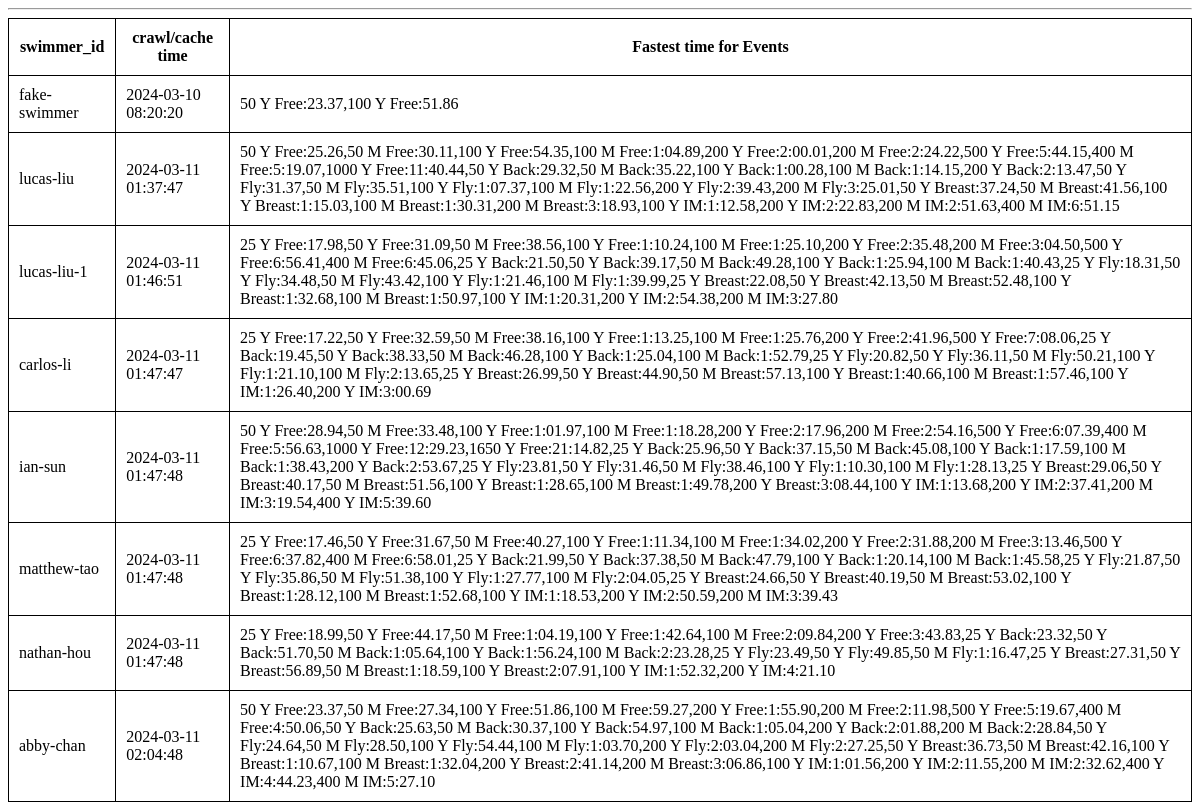
/testdb/, run on an earlier commit of the app's database.
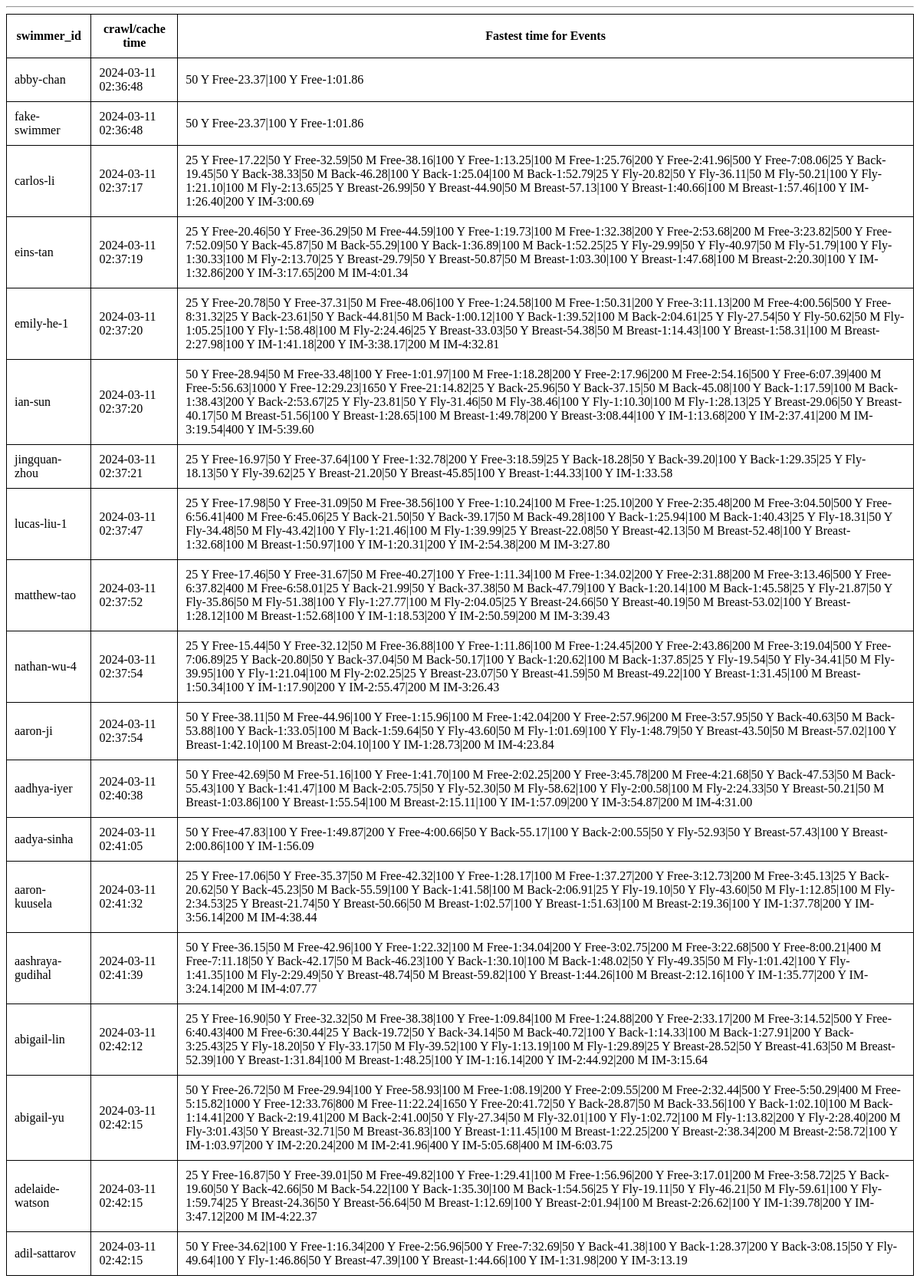
And on a later commit of the database.
### tables this page shows
CREATE TABLE swimmers (
    id TEXT PRIMARY KEY,
    fastest_time TEXT NOT NULL,
    crawl_date TIMESTAMP NOT NULL DEFAULT CURRENT_TIMESTAMP
);

### app.py (the view)
@app.route('/cache/')
@app.route('/cachedb/')
@app.route('/dbcache/')
@app.route('/db/')
@app.route('/testdb/')
def testdb():
  conn = sqlite3.connect('swimmers.db')
  conn.row_factory = sqlite3.Row
  swimmers = conn.execute('SELECT * FROM swimmers').fetchall()
  conn.close()
  return render_template('testdb.html', swimmers=swimmers)

### app.py (called while the page is built)
@app.context_processor
def utility_processor():
    def compare_time(time1: str, time2: str) -> bool:
        if time1 == '' or time2 == '': return False
        timeint1 = int(time1.replace(':','').replace('.',''))
        timeint2 = int(time2.replace(':','').replace('.',''))
        return timeint1 < timeint2
    return dict(compare_time=compare_time)

### templates/testdb.html (shortened to what this page needs)
<!DOCTYPE html>
<html lang="en">
<head>
</head>
<body>
    <hr>
    <div class="content">
      {% block content %}
      <table>
      <tr><th>swimmer_id</th><th>crawl/cache time</th><th>Fastest time for Events</th></tr>
      {% for swimmer in swimmers %}
        <tr>
          <td>{{ swimmer['id'] }} </td> <td>{{ swimmer['crawl_date'] }} </td> <td>{{ swimmer['fastest_time'] }} </td>
        </tr>
      {% endfor %}
      </table>
      {% endblock %}
    </div>
</body>
</html>

### templates/testdb.html (style rules this page uses)
table, th, td { border: 1px solid black; border-collapse: collapse; padding: 10px; }

What changed in the data, as far as the page shows it:
removed swimmers: id "lucas-liu", crawl_date "2024-03-11 01:37:47", fastest_time "50 Y Free:25.26,50 M Free:30.11,100 Y Free:54.35,100 M Free:1:04.89,200 Y Free:2:00.01,200 M Free:2:24.22,500 Y Free:5:44.15,400 M Free:5:19.07,1000 Y Free:11:40.44,50 Y Back:29.32,50 M Back:35.22,100 Y Back:1:00.28,100 M Back:1:14.15,200 Y Back:2:13.47,50 Y Fly:31.37,50 M Fly:35.51,100 Y Fly:1:07.37,100 M Fly:1:22.56,200 Y Fly:2:39.43,200 M Fly:3:25.01,50 Y Breast:37.24,50 M Breast:41.56,100 Y Breast:1:15.03,100 M Breast:1:30.31,200 M Breast:3:18.93,100 Y IM:1:12.58,200 Y IM:2:22.83,200 M IM:2:51.63,400 M IM:6:51.15"
removed swimmers: id "nathan-hou", crawl_date "2024-03-11 01:47:48", fastest_time "25 Y Free:18.99,50 Y Free:44.17,50 M Free:1:04.19,100 Y Free:1:42.64,100 M Free:2:09.84,200 Y Free:3:43.83,25 Y Back:23.32,50 Y Back:51.70,50 M Back:1:05.64,100 Y Back:1:56.24,100 M Back:2:23.28,25 Y Fly:23.49,50 Y Fly:49.85,50 M Fly:1:16.47,25 Y Breast:27.31,50 Y Breast:56.89,50 M Breast:1:18.59,100 Y Breast:2:07.91,100 Y IM:1:52.32,200 Y IM:4:21.10"
changed swimmers "abby-chan": crawl_date "2024-03-11 02:04:48" → "2024-03-11 02:36:48"; fastest_time "50 Y Free:23.37,50 M Free:27.34,100 Y Free:51.86,100 M Free:59.27,200 Y Free:1:55.90,200 M Free:2:11.98,500 Y Free:5:19.67,400 M Free:4:50.06,50 Y Back:25.63,50 M Back:30.37,100 Y Back:54.97,100 M Back:1:05.04,200 Y Back:2:01.88,200 M Back:2:28.84,50 Y Fly:24.64,50 M Fly:28.50,100 Y Fly:54.44,100 M Fly:1:03.70,200 Y Fly:2:03.04,200 M Fly:2:27.25,50 Y Breast:36.73,50 M Breast:42.16,100 Y Breast:1:10.67,100 M Breast:1:32.04,200 Y Breast:2:41.14,200 M Breast:3:06.86,100 Y IM:1:01.56,200 Y IM:2:11.55,200 M IM:2:32.62,400 Y IM:4:44.23,400 M IM:5:27.10" → "50 Y Free-23.37|100 Y Free-1:01.86"; moves up the list
changed swimmers "fake-swimmer": crawl_date "2024-03-10 08:20:20" → "2024-03-11 02:36:48"; fastest_time "50 Y Free:23.37,100 Y Free:51.86" → "50 Y Free-23.37|100 Y Free-1:01.86"
changed swimmers "carlos-li": crawl_date "2024-03-11 01:47:47" → "2024-03-11 02:37:17"; fastest_time "25 Y Free:17.22,50 Y Free:32.59,50 M Free:38.16,100 Y Free:1:13.25,100 M Free:1:25.76,200 Y Free:2:41.96,500 Y Free:7:08.06,25 Y Back:19.45,50 Y Back:38.33,50 M Back:46.28,100 Y Back:1:25.04,100 M Back:1:52.79,25 Y Fly:20.82,50 Y Fly:36.11,50 M Fly:50.21,100 Y Fly:1:21.10,100 M Fly:2:13.65,25 Y Breast:26.99,50 Y Breast:44.90,50 M Breast:57.13,100 Y Breast:1:40.66,100 M Breast:1:57.46,100 Y IM:1:26.40,200 Y IM:3:00.69" → "25 Y Free-17.22|50 Y Free-32.59|50 M Free-38.16|100 Y Free-1:13.25|100 M Free-1:25.76|200 Y Free-2:41.96|500 Y Free-7:08.06|25 Y Back-19.45|50 Y Back-38.33|50 M Back-46.28|100 Y Back-1:25.04|100 M Back-1:52.79|25 Y Fly-20.82|50 Y Fly-36.11|50 M Fly-50.21|100 Y Fly-1:21.10|100 M Fly-2:13.65|25 Y Breast-26.99|50 Y Breast-44.90|50 M Breast-57.13|100 Y Breast-1:40.66|100 M Breast-1:57.46|100 Y IM-1:26.40|200 Y IM-3:00.69"
added swimmers: id "eins-tan", crawl_date "2024-03-11 02:37:19", fastest_time "25 Y Free-20.46|50 Y Free-36.29|50 M Free-44.59|100 Y Free-1:19.73|100 M Free-1:32.38|200 Y Free-2:53.68|200 M Free-3:23.82|500 Y Free-7:52.09|50 Y Back-45.87|50 M Back-55.29|100 Y Back-1:36.89|100 M Back-1:52.25|25 Y Fly-29.99|50 Y Fly-40.97|50 M Fly-51.79|100 Y Fly-1:30.33|100 M Fly-2:13.70|25 Y Breast-29.79|50 Y Breast-50.87|50 M Breast-1:03.30|100 Y Breast-1:47.68|100 M Breast-2:20.30|100 Y IM-1:32.86|200 Y IM-3:17.65|200 M IM-4:01.34"
added swimmers: id "emily-he-1", crawl_date "2024-03-11 02:37:20", fastest_time "25 Y Free-20.78|50 Y Free-37.31|50 M Free-48.06|100 Y Free-1:24.58|100 M Free-1:50.31|200 Y Free-3:11.13|200 M Free-4:00.56|500 Y Free-8:31.32|25 Y Back-23.61|50 Y Back-44.81|50 M Back-1:00.12|100 Y Back-1:39.52|100 M Back-2:04.61|25 Y Fly-27.54|50 Y Fly-50.62|50 M Fly-1:05.25|100 Y Fly-1:58.48|100 M Fly-2:24.46|25 Y Breast-33.03|50 Y Breast-54.38|50 M Breast-1:14.43|100 Y Breast-1:58.31|100 M Breast-2:27.98|100 Y IM-1:41.18|200 Y IM-3:38.17|200 M IM-4:32.81"
changed swimmers "ian-sun": crawl_date "2024-03-11 01:47:48" → "2024-03-11 02:37:20"; fastest_time "50 Y Free:28.94,50 M Free:33.48,100 Y Free:1:01.97,100 M Free:1:18.28,200 Y Free:2:17.96,200 M Free:2:54.16,500 Y Free:6:07.39,400 M Free:5:56.63,1000 Y Free:12:29.23,1650 Y Free:21:14.82,25 Y Back:25.96,50 Y Back:37.15,50 M Back:45.08,100 Y Back:1:17.59,100 M Back:1:38.43,200 Y Back:2:53.67,25 Y Fly:23.81,50 Y Fly:31.46,50 M Fly:38.46,100 Y Fly:1:10.30,100 M Fly:1:28.13,25 Y Breast:29.06,50 Y Breast:40.17,50 M Breast:51.56,100 Y Breast:1:28.65,100 M Breast:1:49.78,200 Y Breast:3:08.44,100 Y IM:1:13.68,200 Y IM:2:37.41,200 M IM:3:19.54,400 Y IM:5:39.60" → "50 Y Free-28.94|50 M Free-33.48|100 Y Free-1:01.97|100 M Free-1:18.28|200 Y Free-2:17.96|200 M Free-2:54.16|500 Y Free-6:07.39|400 M Free-5:56.63|1000 Y Free-12:29.23|1650 Y Free-21:14.82|25 Y Back-25.96|50 Y Back-37.15|50 M Back-45.08|100 Y Back-1:17.59|100 M Back-1:38.43|200 Y Back-2:53.67|25 Y Fly-23.81|50 Y Fly-31.46|50 M Fly-38.46|100 Y Fly-1:10.30|100 M Fly-1:28.13|25 Y Breast-29.06|50 Y Breast-40.17|50 M Breast-51.56|100 Y Breast-1:28.65|100 M Breast-1:49.78|200 Y Breast-3:08.44|100 Y IM-1:13.68|200 Y IM-2:37.41|200 M IM-3:19.54|400 Y IM-5:39.60"
added swimmers: id "jingquan-zhou", crawl_date "2024-03-11 02:37:21", fastest_time "25 Y Free-16.97|50 Y Free-37.64|100 Y Free-1:32.78|200 Y Free-3:18.59|25 Y Back-18.28|50 Y Back-39.20|100 Y Back-1:29.35|25 Y Fly-18.13|50 Y Fly-39.62|25 Y Breast-21.20|50 Y Breast-45.85|100 Y Breast-1:44.33|100 Y IM-1:33.58"
changed swimmers "lucas-liu-1": crawl_date "2024-03-11 01:46:51" → "2024-03-11 02:37:47"; fastest_time "25 Y Free:17.98,50 Y Free:31.09,50 M Free:38.56,100 Y Free:1:10.24,100 M Free:1:25.10,200 Y Free:2:35.48,200 M Free:3:04.50,500 Y Free:6:56.41,400 M Free:6:45.06,25 Y Back:21.50,50 Y Back:39.17,50 M Back:49.28,100 Y Back:1:25.94,100 M Back:1:40.43,25 Y Fly:18.31,50 Y Fly:34.48,50 M Fly:43.42,100 Y Fly:1:21.46,100 M Fly:1:39.99,25 Y Breast:22.08,50 Y Breast:42.13,50 M Breast:52.48,100 Y Breast:1:32.68,100 M Breast:1:50.97,100 Y IM:1:20.31,200 Y IM:2:54.38,200 M IM:3:27.80" → "25 Y Free-17.98|50 Y Free-31.09|50 M Free-38.56|100 Y Free-1:10.24|100 M Free-1:25.10|200 Y Free-2:35.48|200 M Free-3:04.50|500 Y Free-6:56.41|400 M Free-6:45.06|25 Y Back-21.50|50 Y Back-39.17|50 M Back-49.28|100 Y Back-1:25.94|100 M Back-1:40.43|25 Y Fly-18.31|50 Y Fly-34.48|50 M Fly-43.42|100 Y Fly-1:21.46|100 M Fly-1:39.99|25 Y Breast-22.08|50 Y Breast-42.13|50 M Breast-52.48|100 Y Breast-1:32.68|100 M Breast-1:50.97|100 Y IM-1:20.31|200 Y IM-2:54.38|200 M IM-3:27.80"; moves down the list
changed swimmers "matthew-tao": crawl_date "2024-03-11 01:47:48" → "2024-03-11 02:37:52"; fastest_time "25 Y Free:17.46,50 Y Free:31.67,50 M Free:40.27,100 Y Free:1:11.34,100 M Free:1:34.02,200 Y Free:2:31.88,200 M Free:3:13.46,500 Y Free:6:37.82,400 M Free:6:58.01,25 Y Back:21.99,50 Y Back:37.38,50 M Back:47.79,100 Y Back:1:20.14,100 M Back:1:45.58,25 Y Fly:21.87,50 Y Fly:35.86,50 M Fly:51.38,100 Y Fly:1:27.77,100 M Fly:2:04.05,25 Y Breast:24.66,50 Y Breast:40.19,50 M Breast:53.02,100 Y Breast:1:28.12,100 M Breast:1:52.68,100 Y IM:1:18.53,200 Y IM:2:50.59,200 M IM:3:39.43" → "25 Y Free-17.46|50 Y Free-31.67|50 M Free-40.27|100 Y Free-1:11.34|100 M Free-1:34.02|200 Y Free-2:31.88|200 M Free-3:13.46|500 Y Free-6:37.82|400 M Free-6:58.01|25 Y Back-21.99|50 Y Back-37.38|50 M Back-47.79|100 Y Back-1:20.14|100 M Back-1:45.58|25 Y Fly-21.87|50 Y Fly-35.86|50 M Fly-51.38|100 Y Fly-1:27.77|100 M Fly-2:04.05|25 Y Breast-24.66|50 Y Breast-40.19|50 M Breast-53.02|100 Y Breast-1:28.12|100 M Breast-1:52.68|100 Y IM-1:18.53|200 Y IM-2:50.59|200 M IM-3:39.43"
added swimmers: id "nathan-wu-4", crawl_date "2024-03-11 02:37:54", fastest_time "25 Y Free-15.44|50 Y Free-32.12|50 M Free-36.88|100 Y Free-1:11.86|100 M Free-1:24.45|200 Y Free-2:43.86|200 M Free-3:19.04|500 Y Free-7:06.89|25 Y Back-20.80|50 Y Back-37.04|50 M Back-50.17|100 Y Back-1:20.62|100 M Back-1:37.85|25 Y Fly-19.54|50 Y Fly-34.41|50 M Fly-39.95|100 Y Fly-1:21.04|100 M Fly-2:02.25|25 Y Breast-23.07|50 Y Breast-41.59|50 M Breast-49.22|100 Y Breast-1:31.45|100 M Breast-1:50.34|100 Y IM-1:17.90|200 Y IM-2:55.47|200 M IM-3:26.43"
added swimmers: id "aaron-ji", crawl_date "2024-03-11 02:37:54", fastest_time "50 Y Free-38.11|50 M Free-44.96|100 Y Free-1:15.96|100 M Free-1:42.04|200 Y Free-2:57.96|200 M Free-3:57.95|50 Y Back-40.63|50 M Back-53.88|100 Y Back-1:33.05|100 M Back-1:59.64|50 Y Fly-43.60|50 M Fly-1:01.69|100 Y Fly-1:48.79|50 Y Breast-43.50|50 M Breast-57.02|100 Y Breast-1:42.10|100 M Breast-2:04.10|100 Y IM-1:28.73|200 M IM-4:23.84"
added swimmers: id "aadhya-iyer", crawl_date "2024-03-11 02:40:38", fastest_time "50 Y Free-42.69|50 M Free-51.16|100 Y Free-1:41.70|100 M Free-2:02.25|200 Y Free-3:45.78|200 M Free-4:21.68|50 Y Back-47.53|50 M Back-55.43|100 Y Back-1:41.47|100 M Back-2:05.75|50 Y Fly-52.30|50 M Fly-58.62|100 Y Fly-2:00.58|100 M Fly-2:24.33|50 Y Breast-50.21|50 M Breast-1:03.86|100 Y Breast-1:55.54|100 M Breast-2:15.11|100 Y IM-1:57.09|200 Y IM-3:54.87|200 M IM-4:31.00"
added swimmers: id "aadya-sinha", crawl_date "2024-03-11 02:41:05", fastest_time "50 Y Free-47.83|100 Y Free-1:49.87|200 Y Free-4:00.66|50 Y Back-55.17|100 Y Back-2:00.55|50 Y Fly-52.93|50 Y Breast-57.43|100 Y Breast-2:00.86|100 Y IM-1:56.09"
added swimmers: id "aaron-kuusela", crawl_date "2024-03-11 02:41:32", fastest_time "25 Y Free-17.06|50 Y Free-35.37|50 M Free-42.32|100 Y Free-1:28.17|100 M Free-1:37.27|200 Y Free-3:12.73|200 M Free-3:45.13|25 Y Back-20.62|50 Y Back-45.23|50 M Back-55.59|100 Y Back-1:41.58|100 M Back-2:06.91|25 Y Fly-19.10|50 Y Fly-43.60|50 M Fly-1:12.85|100 M Fly-2:34.53|25 Y Breast-21.74|50 Y Breast-50.66|50 M Breast-1:02.57|100 Y Breast-1:51.63|100 M Breast-2:19.36|100 Y IM-1:37.78|200 Y IM-3:56.14|200 M IM-4:38.44"
added swimmers: id "aashraya-gudihal", crawl_date "2024-03-11 02:41:39", fastest_time "50 Y Free-36.15|50 M Free-42.96|100 Y Free-1:22.32|100 M Free-1:34.04|200 Y Free-3:02.75|200 M Free-3:22.68|500 Y Free-8:00.21|400 M Free-7:11.18|50 Y Back-42.17|50 M Back-46.23|100 Y Back-1:30.10|100 M Back-1:48.02|50 Y Fly-49.35|50 M Fly-1:01.42|100 Y Fly-1:41.35|100 M Fly-2:29.49|50 Y Breast-48.74|50 M Breast-59.82|100 Y Breast-1:44.26|100 M Breast-2:12.16|100 Y IM-1:35.77|200 Y IM-3:24.14|200 M IM-4:07.77"
added swimmers: id "abigail-lin", crawl_date "2024-03-11 02:42:12", fastest_time "25 Y Free-16.90|50 Y Free-32.32|50 M Free-38.38|100 Y Free-1:09.84|100 M Free-1:24.88|200 Y Free-2:33.17|200 M Free-3:14.52|500 Y Free-6:40.43|400 M Free-6:30.44|25 Y Back-19.72|50 Y Back-34.14|50 M Back-40.72|100 Y Back-1:14.33|100 M Back-1:27.91|200 Y Back-3:25.43|25 Y Fly-18.20|50 Y Fly-33.17|50 M Fly-39.52|100 Y Fly-1:13.19|100 M Fly-1:29.89|25 Y Breast-28.52|50 Y Breast-41.63|50 M Breast-52.39|100 Y Breast-1:31.84|100 M Breast-1:48.25|100 Y IM-1:16.14|200 Y IM-2:44.92|200 M IM-3:15.64"
added swimmers: id "abigail-yu", crawl_date "2024-03-11 02:42:15", fastest_time "50 Y Free-26.72|50 M Free-29.94|100 Y Free-58.93|100 M Free-1:08.19|200 Y Free-2:09.55|200 M Free-2:32.44|500 Y Free-5:50.29|400 M Free-5:15.82|1000 Y Free-12:33.76|800 M Free-11:22.24|1650 Y Free-20:41.72|50 Y Back-28.87|50 M Back-33.56|100 Y Back-1:02.10|100 M Back-1:14.41|200 Y Back-2:19.41|200 M Back-2:41.00|50 Y Fly-27.34|50 M Fly-32.01|100 Y Fly-1:02.72|100 M Fly-1:13.82|200 Y Fly-2:28.40|200 M Fly-3:01.43|50 Y Breast-32.71|50 M Breast-36.83|100 Y Breast-1:11.45|100 M Breast-1:22.25|200 Y Breast-2:38.34|200 M Breast-2:58.72|100 Y IM-1:03.97|200 Y IM-2:20.24|200 M IM-2:41.96|400 Y IM-5:05.68|400 M IM-6:03.75"
added swimmers: id "adelaide-watson", crawl_date "2024-03-11 02:42:15", fastest_time "25 Y Free-16.87|50 Y Free-39.01|50 M Free-49.82|100 Y Free-1:29.41|100 M Free-1:56.96|200 Y Free-3:17.01|200 M Free-3:58.72|25 Y Back-19.60|50 Y Back-42.66|50 M Back-54.22|100 Y Back-1:35.30|100 M Back-1:54.56|25 Y Fly-19.11|50 Y Fly-46.21|50 M Fly-59.61|100 Y Fly-1:59.74|25 Y Breast-24.36|50 Y Breast-56.64|50 M Breast-1:12.69|100 Y Breast-2:01.94|100 M Breast-2:26.62|100 Y IM-1:39.78|200 Y IM-3:47.12|200 M IM-4:22.37"
added swimmers: id "adil-sattarov", crawl_date "2024-03-11 02:42:15", fastest_time "50 Y Free-34.62|100 Y Free-1:16.34|200 Y Free-2:56.96|500 Y Free-7:32.69|50 Y Back-41.38|100 Y Back-1:28.37|200 Y Back-3:08.15|50 Y Fly-49.64|100 Y Fly-1:46.86|50 Y Breast-47.39|100 Y Breast-1:44.66|100 Y IM-1:31.98|200 Y IM-3:13.19"
